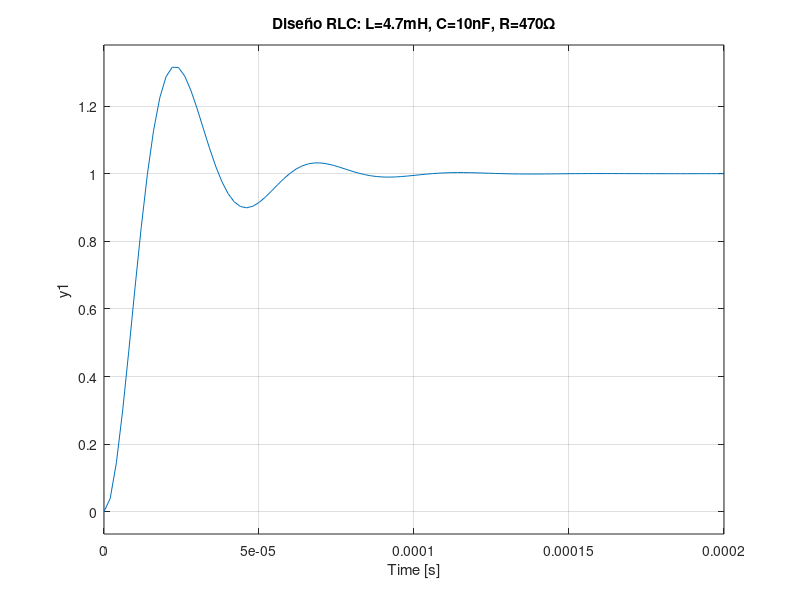

This figure's MATLAB source: (Note: this script raises an error after producing the figure.)
% Parámetros actualizados
L = 4.7e-3;      % 4.7 mH
C = 10e-9;       % 10 nF (Nuevo valor)
R = 470;         % 470 Ohms (Valor comercial)

% Función de Transferencia
num = [1];
den = [L*C R*C 1];
H = tf(num, den);

% Gráfica y análisis
figure;
step(H);
grid on;
title('Diseño RLC: L=4.7mH, C=10nF, R=470\Omega');

% Mostrar resultados en consola
info = stepinfo(H);
fprintf('Sobreimpulso calculado: %.2f%%\n', info.Overshoot);
fprintf('Tiempo de asentamiento: %.2e s\n', info.SettlingTime);
